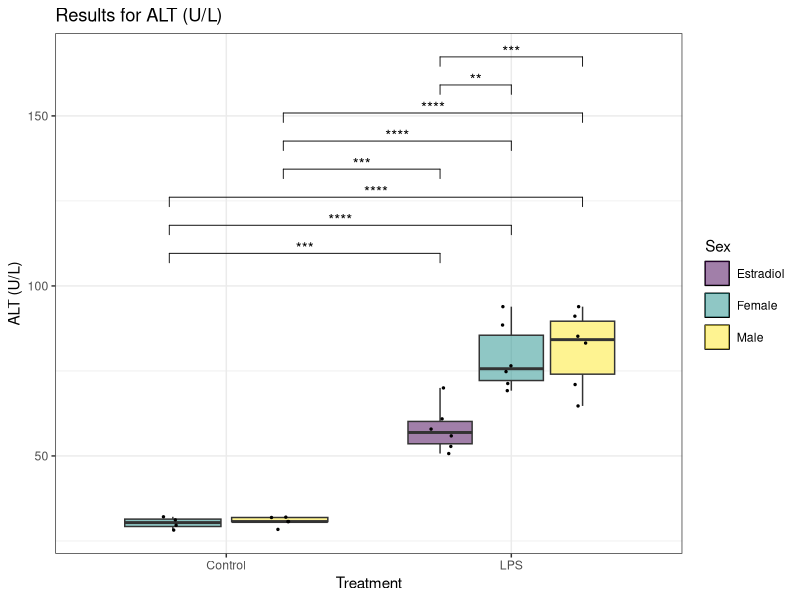
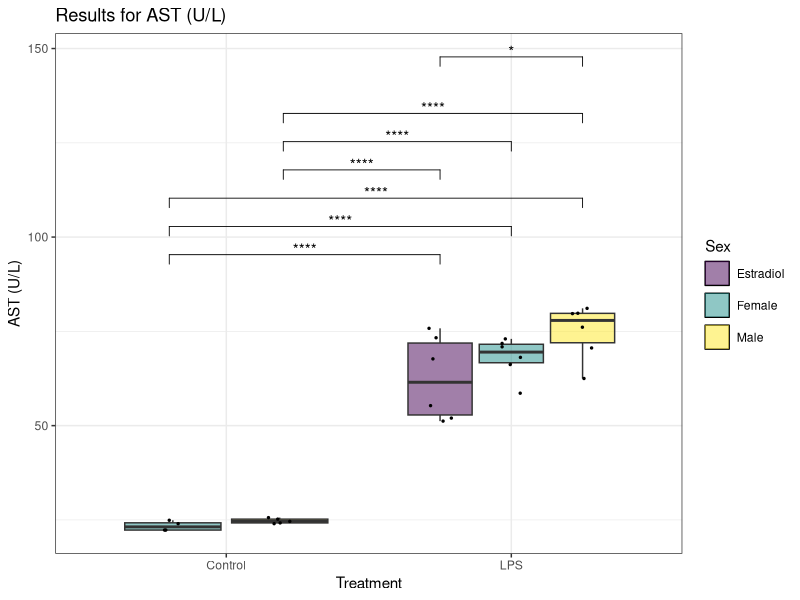
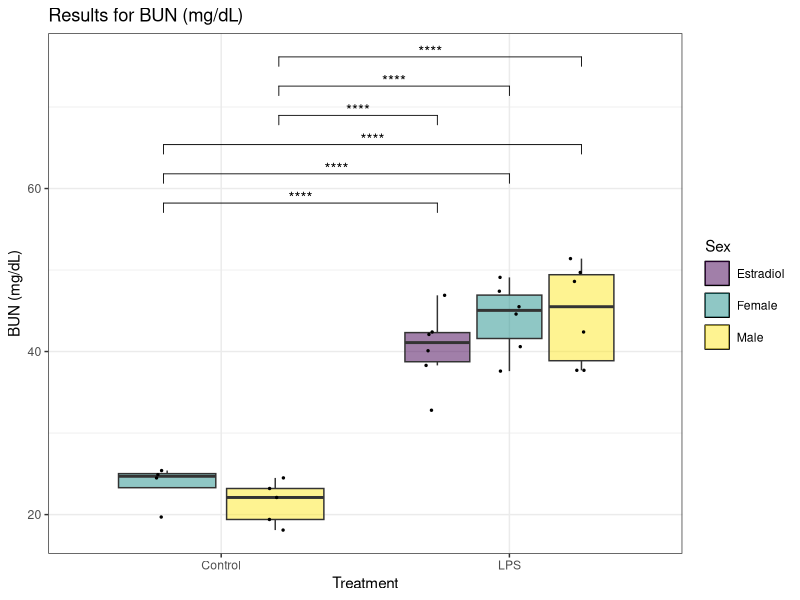
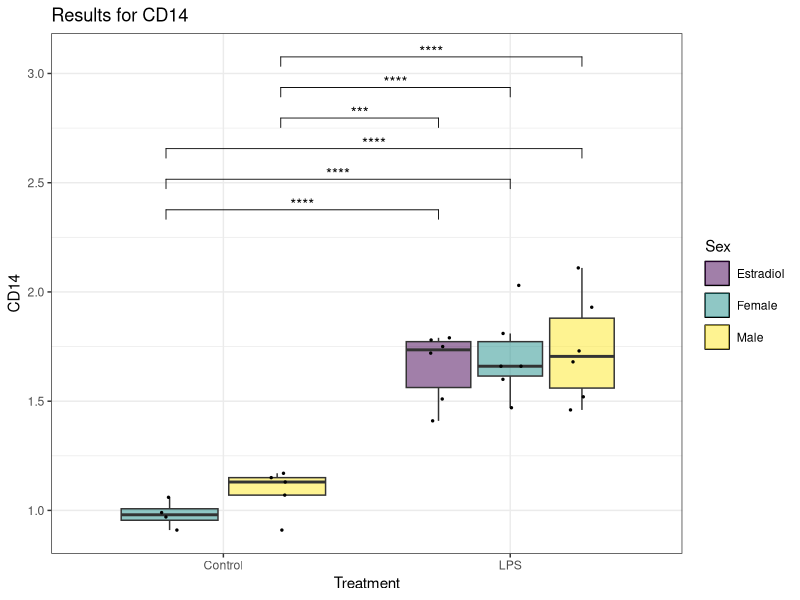
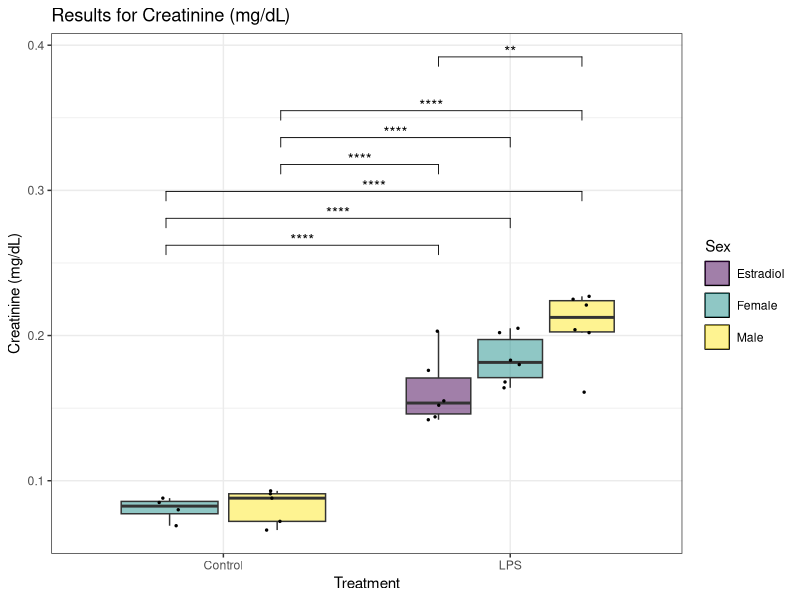
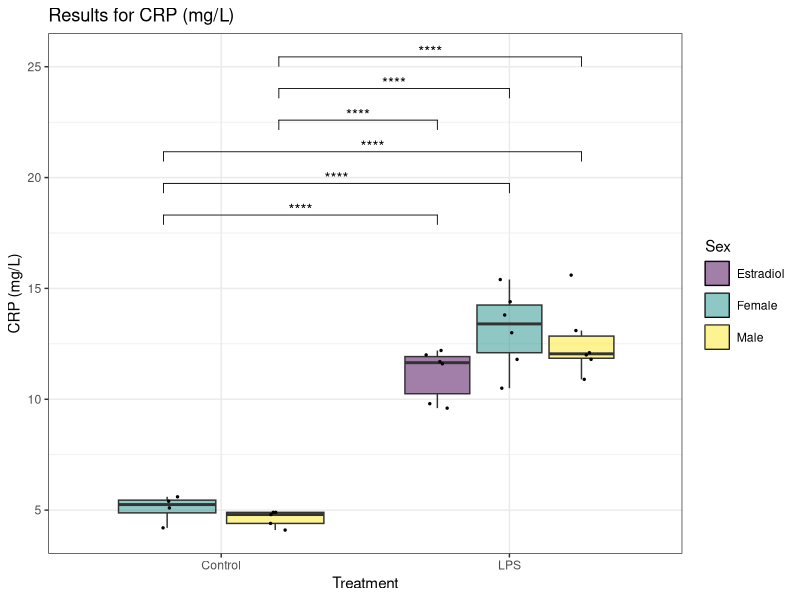
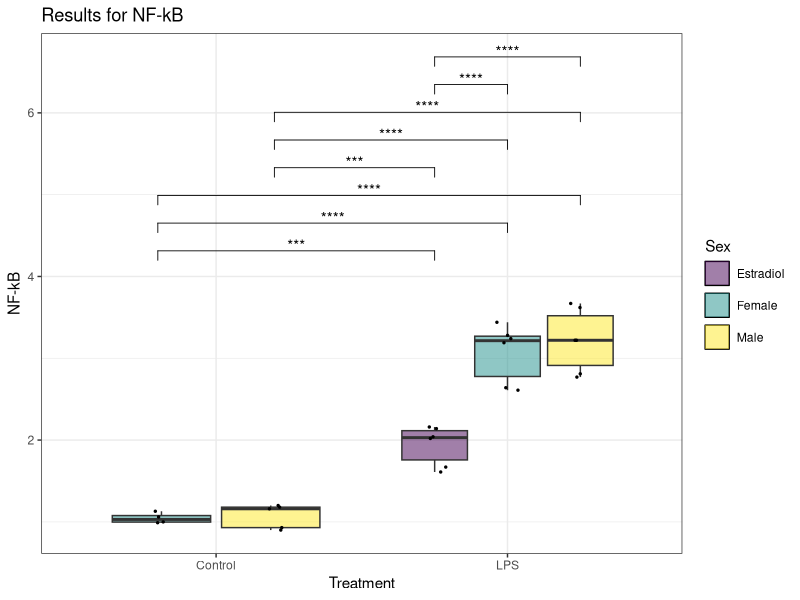
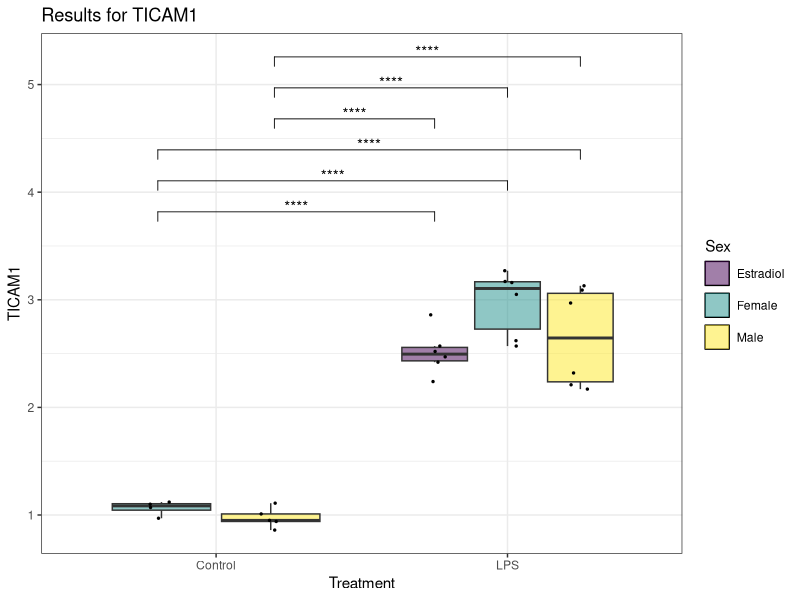

Write R code to recreate these figures, in order.
# Load necessary libraries
if(!require(readxl)) install.packages("readxl", dependencies=TRUE)
if(!require(dplyr)) install.packages("dplyr", dependencies=TRUE)
if(!require(ggplot2)) install.packages("ggplot2", dependencies=TRUE)
if(!require(viridis)) install.packages("viridis", dependencies=TRUE)
if(!require(rstatix)) install.packages("rstatix", dependencies=TRUE)
if(!require(tidyr)) install.packages("tidyr", dependencies=TRUE)
if(!require(ggpubr)) install.packages("ggpubr", dependencies=TRUE)


library(readxl)
library(dplyr)
library(ggplot2)
library(viridis)
library(rstatix)
library(tidyr)
library(ggpubr)

# Read the original data from the first sheet "Clinical Data" to get the original column names
original_data <- read_excel("SepticShockDataR.xlsx", sheet = "Core Data")

# Create a mapping of original names to modified names
original_names <- names(original_data)[-1:-4]
modified_names <- make.names(original_names)
name_mapping <- setNames(original_names, modified_names)

# Read the data and rename columns
data <- original_data %>%
  rename_all(make.names)

# Convert to tidy format
tidy_data<-data %>% 
  pivot_longer(cols = AST..U.L.:CD14, names_to = "Observation", values_to = "Values") %>%
  mutate("Sex:Treatment" = paste0(Sex, ":", Treatment)) %>%
  drop_na(Values)

tidy_data$`Sex:Treatment` <- factor(tidy_data$`Sex:Treatment`, 
                                    levels = c("Female:Control", 
                                               "Male:Control", 
                                               "Estradiol:LPS", 
                                               "Female:LPS", 
                                               "Male:LPS"))
tidy_data$Patient.ID <- factor(tidy_data$Patient.ID)
tidy_data$Species <- factor(tidy_data$Species)
tidy_data$Sex <- factor(tidy_data$Sex)
tidy_data$Treatment <- factor(tidy_data$Treatment)
tidy_data$Observation <- factor(tidy_data$Observation)

# Perform Tukey's HSD test
tidy_tukey<-tidy_data %>% 
  group_by(Observation) %>% 
  tukey_hsd(Values ~ Sex * Treatment) %>%
  ungroup()


write.csv(tidy_tukey, "SSD_Core_TukeyHSD.csv", row.names = FALSE) 

tidy_tukey<-tidy_tukey %>%
  filter(term == "Sex:Treatment")

# Filter to retain sets where at least one p-value is less than 0.05
sig_observations <- tidy_tukey %>%
  group_by(Observation) %>%
  filter(any(p.adj < 0.05)) %>%
  ungroup()

# Extract unique names of significant observations
sig_observations <- sig_observations %>%
  distinct(Observation)

write.csv(sig_observations, "SSD_Core_Sig_Observations.csv", row.names = FALSE)

############
for (observation in sig_observations$Observation) {
  original_observation <- name_mapping[[observation]]
  
  plot_data <- tidy_data %>%
    filter(Observation == observation) %>%
    dplyr::select(Sex, Treatment, 'Sex:Treatment', Values)
  plot_tukey <- tidy_tukey %>%
    filter(Observation == observation) %>%
    filter(p.adj.signif != 'ns') %>%
    add_y_position(test = ., 
                   data = plot_data, 
                   formula = Values ~ Sex:Treatment, 
                   fun = "max", 
                   scales = "fixed", 
                   step.increase = 0.12) %>%
    add_x_position(test = ., x = 'Sex:Treatment')
  
  plot_tukey <- mutate(plot_tukey, xmin = case_when(xmin == 1 ~ 0.8,
                                                    xmin == 2 ~ 1.2,
                                                    xmin == 3 ~ 1.75,
                                                    xmin == 4 ~ 2))
  plot_tukey <- mutate(plot_tukey, xmax = case_when(xmax == 2 ~ 1.2,
                                                    xmax == 3 ~ 1.75,
                                                    xmax == 4 ~ 2,
                                                    xmax == 5 ~ 2.25))
  
  p <- ggplot(plot_data, 
              aes(x = Treatment, y = !!rlang::sym("Values"))) +
    geom_boxplot(outlier.shape = NA, 
                 aes(fill = Sex), 
                 key_glyph = draw_key_rect) +  # Remove outliers from boxplot to avoid duplication with jitter
    geom_point(aes(fill = Sex), 
               size = 0.5, 
               position=position_jitterdodge(jitter.width = 0.2), 
               show.legend = F) +
    labs(title = paste("Results for", original_observation),
         y = original_observation) +
    stat_pvalue_manual(plot_tukey, 
                       label = "p.adj.signif", 
                       y.position = "y.position", 
                       xmin = "xmin", 
                       xmax = "xmax", 
                       hide.ns = TRUE, 
                       tip.length = 0.02, 
                       bracket.nudge.y = 0) +
    scale_fill_viridis(discrete = TRUE, 
                       alpha = 0.5, 
                       option="viridis") + 
    theme_bw() +
    theme(legend.key = element_rect(color = "black"), 
          legend.key.spacing.y = unit(0.2, "cm"))
  
  print(p)
  
  # Save each plot as a PNG file
  #ggsave(filename = paste0("boxplot_", observation, ".png"), plot = p, width = 8, height = 6)
}
